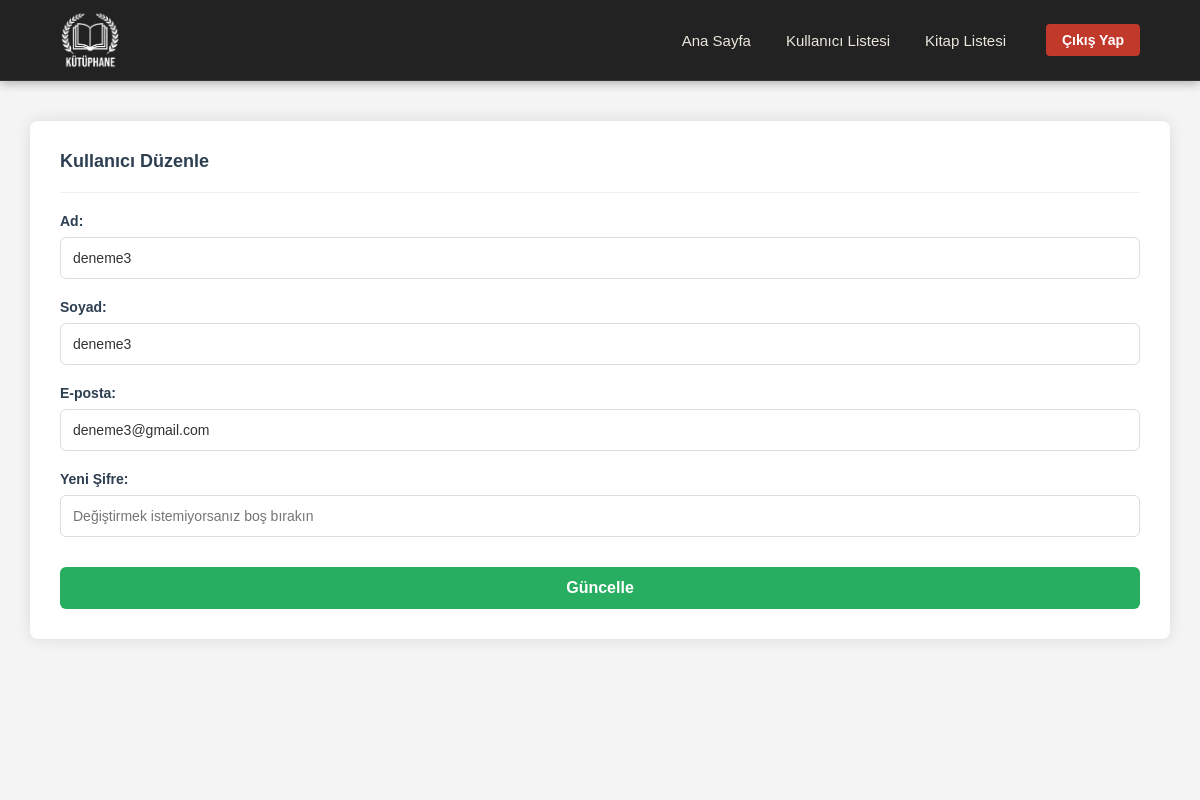
The app's page /index.php?sayfa=kullanici_duzenle&id=3 (signed in) with its own data.
### tables this page shows
CREATE TABLE `uyeler` (
  `id` int NOT NULL,
  `kullanici_adi` varchar(255) NOT NULL,
  `kullanici_soyadi` varchar(255) DEFAULT NULL,
  `kullanici_mail` varchar(255) NOT NULL,
  `kullanici_sifre` varchar(255) NOT NULL
);

### sayfalar/kullanici_duzenle.php (the view, shortened to what this page needs)
<?php
$id = $_GET['id'];
$sorgu = $db->prepare("SELECT * FROM uyeler WHERE id = ?");
$sorgu->execute([$id]);
$uye = $sorgu->fetch(PDO::FETCH_ASSOC);
?>
<div class="bolum-basligi">
    <h3>Kullanıcı Düzenle</h3>
</div>
<hr style="border: 0; border-top: 1px solid #eee; margin-bottom: 20px;">
<form method="POST">
    <div class="form-satiri">
        <label class="form-etiketi">Ad:</label>
        <input type="text" name="kullanici_adi" class="form-girdisi" value="<?php echo $uye['kullanici_adi']; ?>" required>
    </div>
    <div class="form-satiri">
        <label class="form-etiketi">Soyad:</label>
        <input type="text" name="kullanici_soyadi" class="form-girdisi" value="<?php echo $uye['kullanici_soyadi']; ?>">
    </div>
    <div class="form-satiri">
        <label class="form-etiketi">E-posta:</label>
        <input type="email" name="kullanici_mail" class="form-girdisi" value="<?php echo $uye['kullanici_mail']; ?>" required>
    </div>
    <div class="form-satiri">
        <label class="form-etiketi">Yeni Şifre:</label>
        <input type="password" name="kullanici_sifre" class="form-girdisi" placeholder="Değiştirmek istemiyorsanız boş bırakın">
    </div>
    <button type="submit" class="kaydet-butonu">Güncelle</button>
</form>

### css/index.css (style rules this page uses)
body,html { margin: 0; padding: 0; font-family: Arial, sans-serif; height: 100%; background-color: #222222; }
.bolum-basligi { display: flex; justify-content: space-between; align-items: flex-end; margin-bottom: 20px; }
.bolum-basligi h3 { margin: 0; font-size: 18px; color: #2c3e50; }
.form-satiri { margin-bottom: 20px; }
.form-etiketi { display: block; margin-bottom: 8px; font-weight: bold; color: #2c3e50; font-size: 14px; }
.form-girdisi { width: 100%; padding: 12px; border: 1px solid #ddd; border-radius: 6px; font-size: 14px; color: #333; box-sizing: border-box; transition: border-color 0.3s; }
.kaydet-butonu { width: 100%; background-color: #27ae60; color: white; padding: 12px; border: none; border-radius: 6px; font-size: 16px; font-weight: bold; cursor: pointer; transition: background 0.3s; margin-top: 10px; }

### records on screen
uyeler: kullanici_adi "deneme3", kullanici_soyadi "deneme3", kullanici_mail "deneme3@gmail.com"
